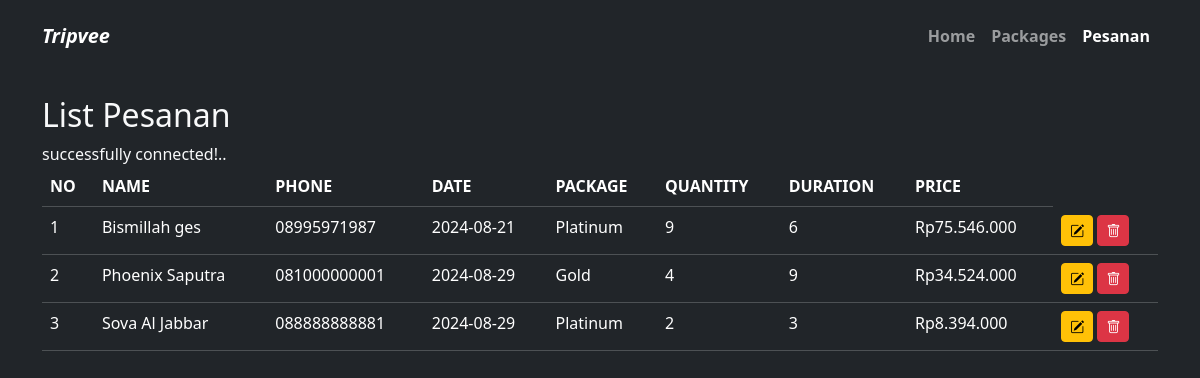
The page /pages/index.php on the database its author committed.
### tables this page shows
CREATE TABLE `pesanan` (
  `id` int(200) NOT NULL,
  `name` varchar(30) NOT NULL,
  `phone` varchar(15) NOT NULL,
  `date` date NOT NULL,
  `package` varchar(10) NOT NULL,
  `quantity` int(3) NOT NULL,
  `duration` int(3) NOT NULL,
  `amount` varchar(100) NOT NULL
);

### pages/index.php (the view, shortened to what this page needs)
<!DOCTYPE html>
<html>
    <head>
        <link rel="stylesheet" href="../assets/css/bootstrap.min.css">
        <link href="https://cdn.jsdelivr.net/npm/bootstrap-icons/font/bootstrap-icons.css" rel="stylesheet">
    </head>
    <body class="bg-dark text-light">
        <header>
            <nav class="navbar navbar-expand-lg navbar-dark bg-dark fixed-top">
                <div class="container py-2">
                    <a class="navbar-brand fw-bold fst-italic" href="#">Tripvee</a>
                    <div class="collapse navbar-collapse" id="navbarNav">
                        <ul class="navbar-nav ms-auto">
                            <li class="nav-item">
                                <a class="nav-link fw-bold" aria-current="page" href="./home.php">Home</a>
                            </li>
                            <li class="nav-item">
                                <a class="nav-link fw-bold" href="./packages.php">Packages</a>
                            </li>
                            <li class="nav-item">
                                <a class="nav-link fw-bold active" href="./index.php">Pesanan</a>
                            </li>
                        </ul>
                    </div>
                </div>
            </nav>
        </header>
        <div class="container py-5 mt-5">
            <h2>List Pesanan</h2>
            <table class="table table-dark table-hover">
                <thead class="">
                    <tr>
                        <th>NO</th><th>NAME</th><th>PHONE</th><th>DATE</th><th>PACKAGE</th>
                        <th>QUANTITY</th><th>DURATION</th><th>PRICE</th>
                    </tr>
                </thead>
                <tbody>
                    <?php
                    include '../includes/connection.php';
                    $pesanan = mysqli_query($connection, "SELECT * FROM pesanan");
                    $no = 1;
                    foreach ($pesanan as $row){
                        echo "<tr>
                        <td>$no</td>
                        <td>" . $row['name'] . "</td>
                        <td>" . $row["phone"] . "</td>
                        <td>" . $row["date"] . "</td>
                        <td>" . $row["package"] . "</td>
                        <td>" . $row["quantity"] . "</td>
                        <td>" . $row["duration"] . "</td>
                        <td>" . $row["amount"] . "</td>
                        <td>
                            <a href='form-edit.php?id=".$row['id']."' class='btn btn-sm btn-warning'>
                            <i class='bi bi-pencil-square'></i>
                            </a>
                            <a href='../includes/delete.php?id=".$row['id']."' class='btn btn-sm btn-danger' onclick='return confirm(\"Are you sure?\")'>
                            <i class='bi bi-trash'></i>
                            </a>
                        </td>
                        </tr>";
                        $no++;
                    }
                    ?>
                </tbody>
            </table>
        </div>
    </body>
</html>

### rows shown on the page
pesanan: name "Bismillah ges", phone "08995971987", date "2024-08-21", package "Platinum", quantity "9", duration "6", amount "Rp75.546.000"
pesanan: name "Phoenix Saputra", phone "081000000001", date "2024-08-29", package "Gold", quantity "4", duration "9", amount "Rp34.524.000"
pesanan: name "Sova Al Jabbar", phone "088888888881", date "2024-08-29", package "Platinum", quantity "2", duration "3", amount "Rp8.394.000"
